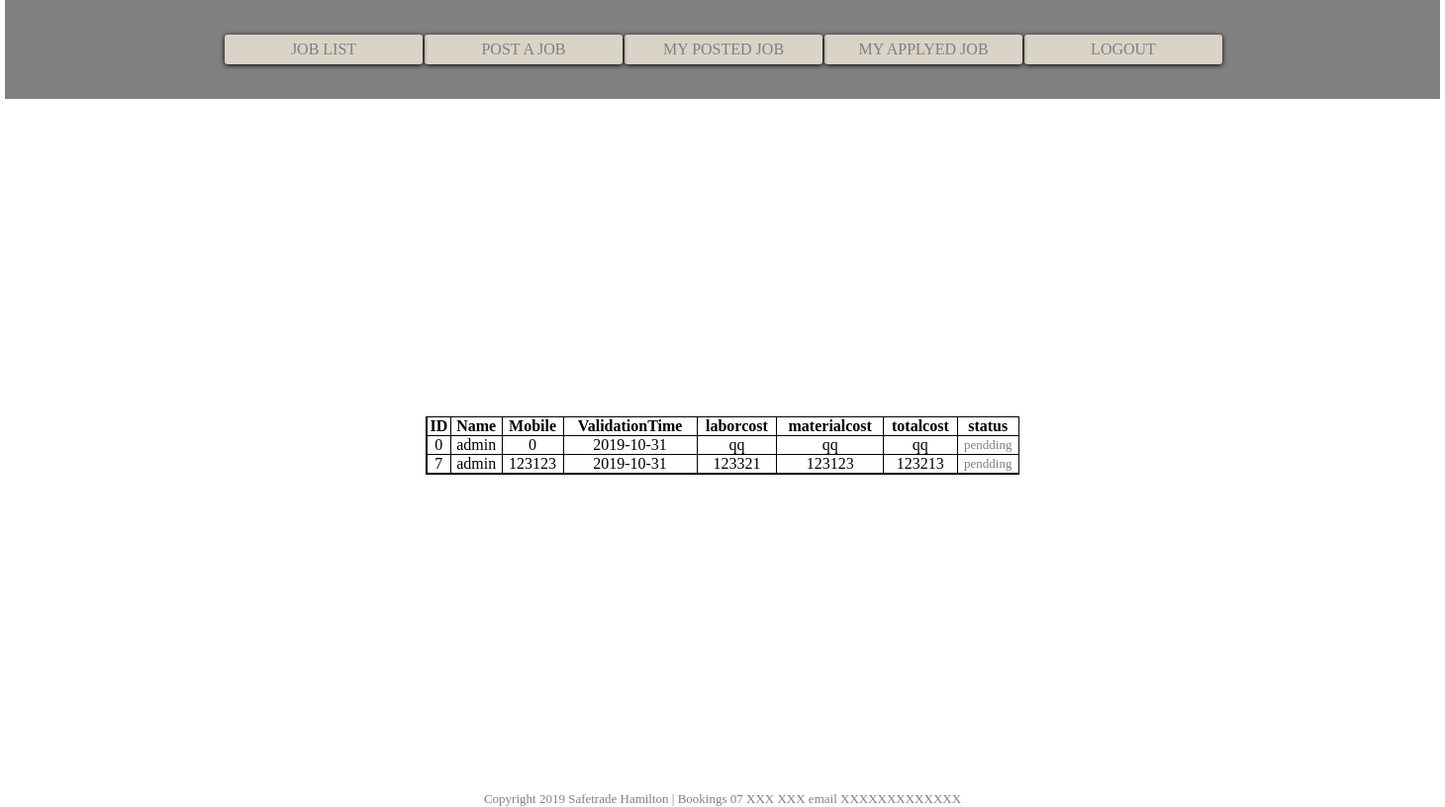
Screenshot of /myEstimatedJob.php (signed in) with the database file from the repository.
### tables this page shows
CREATE TABLE `tradesmen` (
  `tid` int(11) NOT NULL,
  `tname` varchar(255) NOT NULL,
  `sex` varchar(5) NOT NULL,
  `age` int(3) NOT NULL,
  `mobile` int(11) NOT NULL,
  `wid` int(255) NOT NULL,
  `totalcost` varchar(255) NOT NULL,
  `laborcost` varchar(255) NOT NULL,
  `materialcost` varchar(255) NOT NULL,
  `tvaliddate` varchar(255) NOT NULL,
  `status` int(1) NOT NULL
);

### class/Tradesmen.php (called while the page is built, shortened)
<?php
class Tradesmen{
  public static function getApplyedJob($mysqli, $tname){
    $sql = "select * from tradesmen where tname = '$tname'";
    $result = $mysqli->query($sql);
    $arr=array();
      while($row = $result->fetch_assoc()){
       $arr[] = $row;
      }
      return $arr;
  }
}
?>

### myEstimatedJob.php (the view, shortened to what this page needs)
<?php
require_once("header1.php");
$username = $_SESSION['username'];
$tradesmen = Tradesmen::getApplyedJob($mysqli,$username);
?>
<html>
<head>
    <link rel="stylesheet" href="css/hearder1.css" />
</head>
<body>
<div class="div_tb1">
<?php
   if(!empty($tradesmen)){    ?>
         <table class="tb1" cellspacing=0px; cellpadding=0px;>
            <tr>
                <th>ID</th>
                <th>Name</th>
                <th>Mobile</th>
                <th>ValidationTime</th>
                <th>laborcost</th>
                <th>materialcost</th>
                <th>totalcost</th>
                <th>status</th>
            </tr>
            <?php foreach($tradesmen as $v){ ?>
            <tr>
            <td><?php  echo $v['wid'] ?></td>
            <td><?php   echo $v['tname'] ?></td>
              <td><?php   echo $v['mobile'] ?></td>
              <td><?php   echo $v['tvaliddate'] ?></td>
              <td><?php  echo $v['laborcost'] ?></td>
              <td><?php   echo $v['materialcost'] ?></td>
              <td><?php  echo $v['totalcost'] ?></td>
              <td><?php if($v['status']==0){echo "<p style='color:grey'> pendding </p>";}else{ echo "<p style='color:red'>confirmed</p>";} ?></td>
            </tr>
            <?php  } ?>
        </table>
        <?php
            }else{
             echo "<p class='abc'> You have not appled any job </p>";
           }
            ?>
     </div>
 <?php
include("footer.php");
?>
</body>
</html>

### header1.php (shortened to what this page needs)
<div class="header">
    <nav>
        <ul class="word clearfix">
        <li><a href="logout.php">LOGOUT</a></li>
        <li><a href="myEstimatedJob.php">MY APPLYED JOB</a></li>
            <li><a href="myPostedJob.php?cid=2">MY POSTED JOB</a></li>
            <li><a href="post.php?cid=1">POST A JOB</a></li>
            <li><a href="showJobList.php?cid=4">JOB LIST</a></li>
        </ul>
    </nav>
</div>

### footer.php (shortened to what this page needs)
<div class="footer">
<p>Copyright 2019  Safetrade Hamilton | Bookings 07 XXX XXX email XXXXXXXXXXXXX</p>
</div>

### css/hearder1.css (style rules this page uses)
* { margin:0; padding:0; }
.div_tb1 { display:flex; justify-content:center; align-items:center; height:700px; }
li { list-style:none; float:right; width:200px; height:30px; margin-top:35px; text-align: center; background:rgb(218, 211, 199); margin-left:2px; cursor:pointer; line-height:30px; border-radius: 3px; box-shadow: 0 1px 5px black; }
ul { margin-right:220px; }
nav { background-color:grey; width:1450px; height:100px; margin:0 auto; }
a { text-decoration: none; color:grey; }
.tb1 { border:1px solid; text-align: center; width:600px; }
.tb1 td { border-left:1px solid; border-bottom:1px solid; }
.tb1 th { border-left:1px solid; border-bottom:1px solid; }

### footer.php (style rules this page uses)
p { text-align:center; color:grey; font-size:13px; }

### rows the page displays
tradesmen: wid "0", tname "admin", mobile "0", tvaliddate "2019-10-31", laborcost "qq", materialcost "qq", totalcost "qq", status "pendding"
tradesmen: wid "7", tname "admin", mobile "123123", tvaliddate "2019-10-31", laborcost "123321", materialcost "123123", totalcost "123213", status "pendding"
